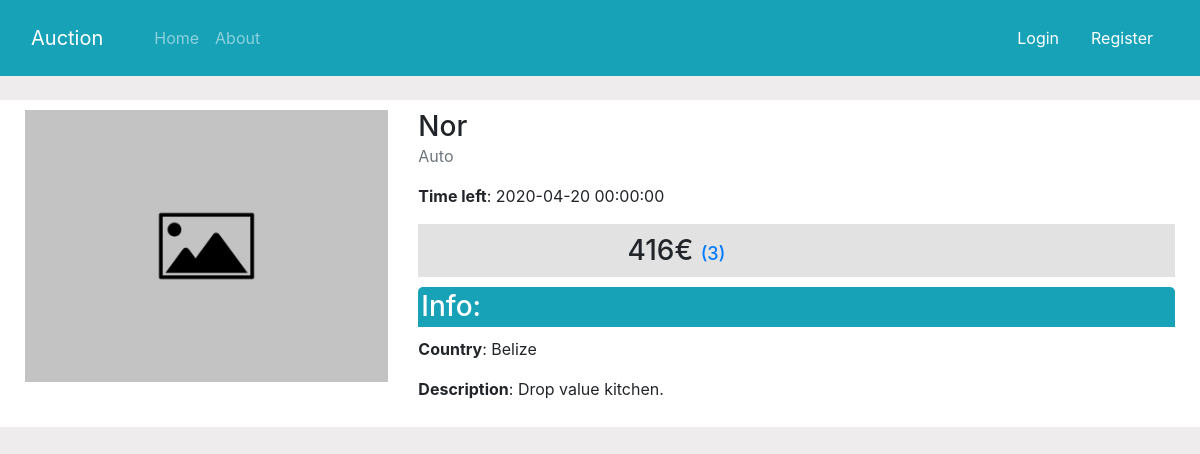
The app's page /item/50, older data.
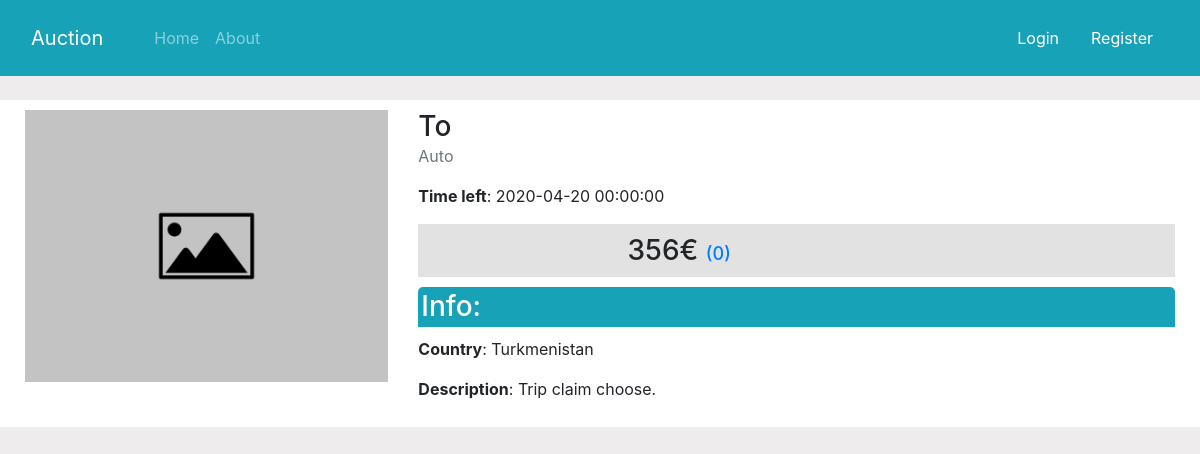
The same page, newer data.
### app/item.py (models this page shows)
class Item(db.Model):
    id = db.Column(db.Integer, primary_key=True)
    name = db.Column(db.String(80), nullable=False)
    category = db.Column(db.String(80), nullable=False)
    description = db.Column(db.String(80), nullable=False)
    country = db.Column(db.String(80), nullable=False)
    min_price = db.Column(db.Integer, nullable=False)
    offer = db.relationship('Offer', backref='offer', lazy=True)
    auction_image = db.Column(db.String(256), nullable=False)
    end_day = db.Column(db.DateTime, nullable=False)
    time = db.Column(db.Integer, nullable=False)
    views = db.Column(db.Integer, nullable=False, default=0)
    user_id = db.Column(db.Integer, db.ForeignKey('user.id'), nullable=False)

### app/controllers/item.py (the view)
@App.route('/item/<int:item_id>', methods=['GET'])
def item(item_id):
    form = BidForm()
    item = Item.query.get_or_404(item_id)
    offer = Offer.query.filter_by(item_id=item_id).order_by(Offer.id.desc()).first()
    return render_template('single-item.html', title=item.name, item=item, offerLen=len(item.offer), form=form)

### app/templates/single-item.html (shortened to what this page needs)
{% extends 'layout.html' %}
{% block content %}
    <div class="row bg-white">
        <div class="col-4">
            <img src={{url_for('static', filename='images/'+item.auction_image)}} alt="img">
        </div>
        <div class="col-8">
            <h3>{{title.capitalize()}}</h3>
            <p class="text-muted">{{item.category}}</p>
            <p><span class="font-weight-bold">Time left</span>:   {{item.end_day}}</p>
            <div class="bid">
                <div class="container">
                        <h3>{{item.min_price}}€ <a style="font-size: 18px;" href={{url_for('offers', item_id=item.id)}}>({{offerLen}})</a></h3>
                </div>
            </div>
            <h3 class="infobar bg-info text-white">Info:</h3>
            <p> <span class="font-weight-bold">Country</span>: {{item.country}}</p>
            <p> <span class="font-weight-bold">Description</span>: {{item.description}}</p>
        </div>
    </div>
{% endblock content%}

### app/templates/layout.html (shortened to what this page needs)
<!DOCTYPE html>
<html lang="en">
<head>
    <link rel="stylesheet" href="https://stackpath.bootstrapcdn.com/bootstrap/4.3.1/css/bootstrap.min.css">
    <link rel="stylesheet" href="{{ url_for('static', filename='main.css') }}" >
</head>
<body>
    <nav class="navbar navbar-expand-lg navbar-dark bg-info">
        <div class="container">
        <a class="navbar-brand" href="/">Auction</a>
        <div class="collapse navbar-collapse" id="navbarSupportedContent">
          <ul style="margin-left: 17px;" class="navbar-nav mr-auto row">
                <li class="nav-item">
                <a class="nav-link" href={{url_for('home')}}>Home</a>
                </li>
                <li class="nav-item">
                <a class="nav-link" href={{url_for('about')}}>About</a>
                </li>
            </ul>
            {% if current_user.is_authenticated %}
            <div class="dropdown">
                <button class="text-white btn dropdown-toggle bg-info" type="button" id="dropdownMenuButton" data-toggle="dropdown" aria-haspopup="true" aria-expanded="false">
                  {{current_user.username}}
                </button>
                <div class="dropdown-menu" aria-labelledby="dropdownMenuButton">
                  <a class="dropdown-item" href={{url_for('add_item')}}>Add Item</a>
                  <a class="dropdown-item" href={{url_for('items', user_id=current_user.id)}}>My Items</a>
                  <a class="dropdown-item" href={{url_for('home')}}>Profile</a>
                  <div class="border-bottom"></div>
                  <a class="dropdown-item" href={{url_for('logout')}}>Logout</a>
                </div>
              </div>
            {% else %}
                <a class="nav-link text-white" href={{url_for('login')}}>Login</a>
                <a class="nav-link text-white" href={{url_for('register')}}>Register</a>
            {% endif %}
            </div>
        </div>
    </nav>
    <div class="container mt-4">
        {% block content %}
        {% endblock %}
    </div>
</body>
</html>

### app/static/main.css (style rules this page uses)
body { background-color: rgb(238, 236, 236); }
img { max-width: 100%; }
h3 { margin: 0; }
@media (min-width: 1200px) { .container { max-width: 1400px; } }
@media (min-width: 768px) { .row { padding: 10px; } }
@media (min-width: 768px) { .bid { background-color: #e2e2e2; padding: 10px; } }
@media (min-width: 768px) { .bid .container { width: 50%; } }
@media (min-width: 768px) { .infobar { border-top-left-radius: 5px; border-top-right-radius: 5px; margin: 10px 0 10px 0; padding: 3px; } }

Row changes from the older to the newer data that the page shows:
changed Item "Auto": capitalize "Nor" → "To"; min_price "416" → "356"; country "Belize" → "Turkmenistan"; description "Drop value kitchen." → "Trip claim choose."
Text that changed along with them:
{{ offerLen }}: "3" → "0"
